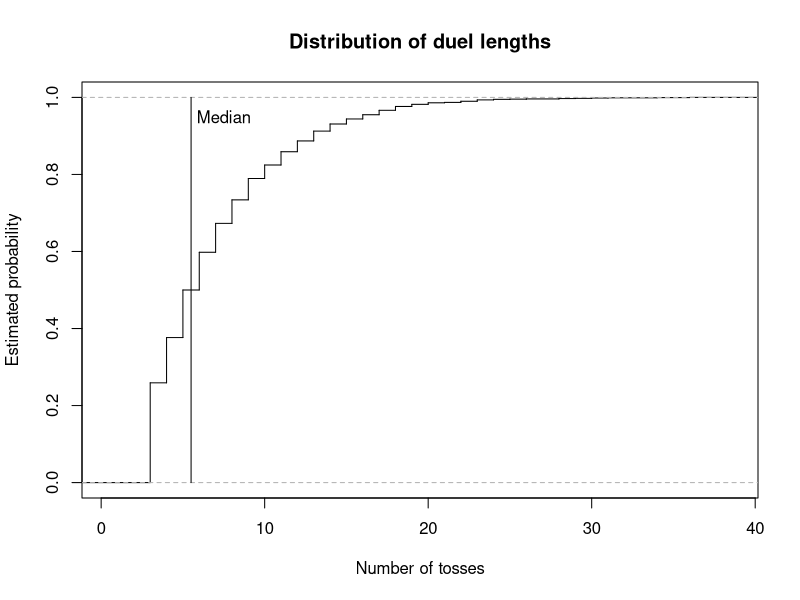
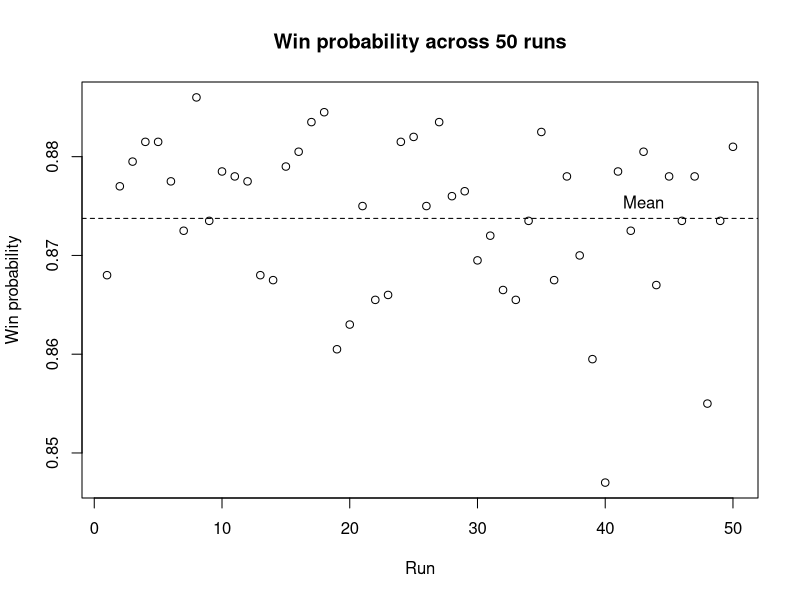

These figures' R source, in order:
# =============================================================================
# Coin-Toss Pattern Duel
#
# Authors:
# Pierrick de Boer: S3034691
# Fagan Ganbarli: S3015664
# Raneem Alluhaydan: S3044929


# Contributions:
# Pierrick de Boer ( 33%): Task 1-3
# Fagan Ganbarli ( 33%): Task 4-5
# Raneem Alluhaydan ( 33%): Task 6-7
#
# Overview:
# This script simulates duels between two binary patterns in a sequence
# of coin tosses. It identifies which pattern appears first and estimates
# the probability that player A wins through repeated simulations.
#
# Main functions:
# 1. firsthit(): Find the first occurrence of a pattern.
# 2. sim_duels(): Simulate multiple duels.
# 3. duel(): Simulate one duel.
# 4. pwin(): Estimate the probability that a pattern wins.
# 5. ewait(): Calculate the expected waiting time of a pattern.
# 6. pmat(): Calculate win probabilities between patterns.
# 7. find_cycle(): Find a non-transitive cycle of patterns.
# =============================================================================

# Task 1: Find the first occurrence of a pattern in a toss stream.

# Idea:
# Compare the pattern with every window of k consecutive tosses at
# once and return the position where the first matching window ends.

# Input:
# x = A toss stream, either a vector or a matrix with one
#     stream per row.
# a = A pattern of length k.

# Output:
# The toss at which the pattern is first completed in each row,
# or NA if the pattern does not appear.

# Method:
# Convert a vector into a one-row matrix.
# Build a logical matrix of all possible starting positions and
# compare each element of the pattern with the matching shifted
# columns of x.
# Take the first matching start in each row and add k - 1 to
# obtain the ending position.

firsthit <- function(x, a) {
  
  # Treat a single stream as a matrix with one row.
  if (!is.matrix(x)) {
    x <- matrix(x, nrow = 1)
  }
  
  L <- ncol(x)
  k <- length(a)
  
  # A pattern longer than the sequence cannot occur.
  if (k > L) {
    return(rep(NA, nrow(x)))
  }
  
  # Check every possible starting position.
  hit <- matrix(TRUE, nrow = nrow(x), ncol = L - k + 1)
  
  for (j in seq_along(a)) {
    hit <- hit & x[, j:(L - k + j), drop = FALSE] == a[j]
  }
  
  # Find the first matching position in each row.
  start <- max.col(hit, ties.method = "first")
  start[rowSums(hit) == 0] <- NA
  
  # Convert starting positions into ending positions.
  return(start + k - 1)
}

# Task 1: Test firsthit() on a stream that can be checked by hand.
x <- c(1, 0, 0, 1, 0, 1, 1, 1, 0)

firsthit(x, c(1, 0, 1))   # Expected: 6
firsthit(x, c(0, 1, 1))   # Expected: 7
firsthit(x, c(0, 0, 0))   # Expected: NA


# Task 2: Simulate duels between two patterns.

# Idea:
# Toss a shared coin stream for many duels at once and stop each
# duel as soon as one of the two patterns appears.

# Input:
# a = Binary pattern of player A.
# b = Binary pattern of player B, distinct from a and of equal length.
# p = The probability of a head
# nreps = The number of independent duels to simulate.

# Output:
# A list containing the winner of each duel (1 for A, 0 for B)
# and the number of tosses each duel took.

# Method:
# Check that the patterns have equal length and are distinct.
# Generate tosses in blocks, one row per duel, and find the first
# occurrence of each pattern with firsthit().
# Store the results of decided duels and continue only with the
# undecided ones. Keep the last k - 1 tosses of each undecided row
# so that patterns crossing block boundaries are detected.

sim_duels <- function(a, b, p = 0.5, nreps = 1) {
  
  k <- length(a)
  
  if (k != length(b)) {
    stop("this is not a fair game!")
  }
  
  if (all(a == b)) {
    stop("a and b are identical")
  }
  
  # Initialize the block length and simulation results.
  time <- 0
  B <- 3 * k
  
  active <- 1:nreps
  winner <- rep(NA, nreps)
  tosses <- rep(NA, nreps)
  
  while (length(active) > 0) {
    
    # Generate the initial block of tosses.
    if (time == 0) {
      W <- matrix(
        rbinom(nreps * B, size <- 1, prob <- p),
        nrow = nreps
      )
      
    } else {
      # Retain the last k - 1 tosses from each active sequence.
      keep <- W[
        ,
        B - (k - 1) + seq_len(k - 1),
        drop = FALSE
      ]
      
      # Generate new tosses for the unfinished duels.
      W_new <- matrix(
        rbinom(
          nrow(keep) * (B - k + 1),
          size <- 1,
          prob <- p
        ),
        nrow <- nrow(keep)
      )
      
      # Append the new tosses to the retained sequence.
      W <- cbind(keep, W_new)
    }
    
    # Find the first occurrence of each player's pattern.
    time_a <- firsthit(W, a)
    time_b <- firsthit(W, b)
    
    # Identify the winner based on the earliest occurrence.
    a_wins <- !is.na(time_a) &
      (is.na(time_b) | time_a < time_b)
    
    b_wins <- !is.na(time_b) &
      (is.na(time_a) | time_b < time_a)
    
    # Store the results of completed duels.
    decided <- a_wins | b_wins
    
    hit_time <- pmin(time_a, time_b, na.rm = TRUE)
    
    winner[active[a_wins]] <- 1
    winner[active[b_wins]] <- 0
    
    tosses[active[decided]] <- time + hit_time[decided]
    
    # Remove completed duels from the active simulations.
    active <- active[!decided]
    W <- W[!decided, , drop = FALSE]
    
    # Advance the number of newly generated tosses.
    time <- time + B - (k - 1)
  }
  
  return(list(winner = winner, tosses = tosses))
}


# Task 2: Simulate a single duel.

# Idea:
# A single duel is a special case of sim_duels() with one repetition,
# so the simulation code is shared rather than repeated.

# Input:
# a = Binary pattern of player A.
# b = Binary pattern of player B.
# p = The probability of a head

# Output:
# A vector c(winner, tosses), where winner is 1 if A wins and 0
# if B wins, and tosses is the number of tosses the duel took.

# Method:
# Call sim_duels() with nreps = 1 and combine both results
# into one vector.

duel <- function(a, b, p = 0.5) {
  
  result <- sim_duels(a, b, p, nreps = 1)
  
  return(c(result[[1]], result[[2]]))
}


# Task 3: Estimate the probability that one pattern wins a duel.

# Idea:
# Estimate the win probability of player A as the proportion of
# simulated duels that A wins.

# Input:
# a = Binary pattern of player A.
# b = Binary pattern of player B.
# p = The probability of a head (0 < p < 1).
# nreps = The number of independent duels to simulate.

# Output:
# The estimated probability that pattern a appears before pattern b.

# Method:
# Simulate all duels at once with sim_duels().
# Since a win for A is stored as 1 and a loss as 0, the mean of
# the winner vector estimates the win probability.

pwin <- function(a, b, p = 0.5, nreps = 10000) {
  
  # Simulate the duels.
  result <- sim_duels(a, b, p, nreps)
  
  # Calculate the proportion of duels won by player A.
  p_a_wins <- sum(result[[1]]) / length(result[[1]])
  
  return(p_a_wins)
}


# Task 4: Calculating the exact expected waiting time for a pattern.

# Idea:
# The expected waiting time depends on the lengths for which
# the first and last j elements of a pattern match. Each matching
# overlap contributes the reciprocal of the probability of its prefix.

# Input:
# a = A non-empty binary vector representing the pattern.
# p = The probability of a head (0 < p < 1).

# Output:
# The exact expected waiting time until the pattern appears. 

# Method:
# Check that the inputs are valid.
# Examine every possible overlap length. If the first and last j
# elements match, calculate the prefix probability and add its
# reciprocal to the expected waiting time.

ewait <- function(a, p = 0.5) {
  
  # Check that the pattern is a non-empty binary vector.
  if (length(a) == 0 || any(a != 0 & a != 1) || anyNA(a)) {
    stop("The pattern must be a non-empty binary vector.")  
  }
  
  # Check that p is a valid probability between 0 and 1.
  if (!is.numeric(p) || length(p) != 1 || 
      p <= 0 || p >= 1 || is.na(p)) {
    stop("p must be a numeric value between 0 and 1.")  
  }
  
  k <- length(a)
  expected_wait <- 0
  
  # Examine every possible overlap length, including the full pattern.
  for (j in 1:k) {
    
    # An overlap exists when the first and last j elements match.
    if (all(a[1:j] == a[(k-j+1):k])) {
      
      # Count the number of heads in the prefix.
      n_head <- sum(a[1:j] == 1)
      
      # Calculate the probability of the prefix.
      r_probability <- (p ^ n_head) * ((1 - p) ^ (j - n_head))
      
      # Add the reciprocal probability for this overlap.
      expected_wait <- expected_wait + (1 / r_probability)
    }
  }
  return(expected_wait)
}


# Task 5: Calculate the matrix of pairwise win probabilities.

# Idea:
# Estimate how often each pattern beats every other pattern using 
# repeated simulations, and store the result probabilities in a matrix. 

# Input:
# k = The length of each binary pattern.
# p = The probability of a head (0 < p < 1).
# nreps = The number of simulated duels for each pair..

# Output:
# A 2^k by 2^k matrix of estimated win probabilities.
# The diagonal entries are NA, because a pattern cannot duel itself.

# Method:
# Generate all possible patterns of length k and arrange them in
# lexicographic order, with 0 before 1.
# Estimate the win probability for every distinct pattern using 
# the pwin() function and store the result in matrix M.

pmat <- function(k, p = 0.5, nreps = 10000) {
  
  # Generate all possible binary patterns of length k.
  pattern <- expand.grid(rep(list(0:1), k))
  
  # Arrange patterns in lexicographic order, with 0 before 1.
  pattern <- pattern[
    do.call(order, as.data.frame(pattern)), , drop = FALSE]
  
  # Convert the patterns to a matrix.
  pattern <- as.matrix(pattern)
  
  # Create a matrix to store the estimated win probabilities.
  M <- matrix(NA, nrow = 2^k, ncol = 2^k)
  
  # Calculate the number of patterns.
  n <- nrow(pattern)
  
  # Label the rows and columns using the binary patterns.
  rownames(M) <- apply(pattern, 1, paste, collapse = "")
  colnames(M) <- apply(pattern, 1, paste, collapse = "")
  
  # Estimate the probability that each pattern beats every other pattern.
  for (i in 1:n) {
    for (j in 1:n) {
      
      # Leave diagonal entries as NA, because a pattern cannot duel itself.
      if (i != j) {
        M[i, j] <- pwin(
          pattern[i, ],
          pattern[j, ],
          p = p,
          nreps = nreps
        )
      }
    }
  }
  return(M)
}



# Task 5(a): Find the best reply and its win probability for each pattern.

# Idea:
# For each pattern, find the pattern that beats it with the 
# highest probability and display the results in a table.

# Input:
# M = The matrix of win probabilities created by pmat() function
# with k = 3 and a fair coin.

# Output:
# A data frame showing each pattern, its best reply, and the 
# probability that the best reply wins.

# Method:
# Replace the diagonal NA values with -inf so they cannot be 
# selected as the best reply.
# Find the maximum value in each column.
# Record the each pattern, its best reply, and the associated 
# win probability in a data frame.

# Create a matrix for k = 3 and a fair coin using pmat() function.
M <- pmat(k = 3, p = 0.50)
M_fair <- M 

# Replace the diagonal NA values with -inf.
M <- replace(M, is.na(M), -Inf)

# Find the index of the best reply for each pattern.
best_reply <- apply(M, 2, which.max)

# Create a vector to store the win probabilities.
win_probability <- numeric(ncol(M))

# Store the win probability of each best reply.
for (j in seq_len(ncol(M))) {
  win_probability[j] <- M[best_reply[j], j]
}

# Create a data frame of patterns, best replies, and win probabilities.
best_reply_table <- data.frame(
  Pattern = rownames(M),
  Best_reply = rownames(M)[best_reply],
  Probability = win_probability
)

print(best_reply_table)


# Task 5(b)(1): Find evenly matched pattern pairs.

# Idea:
# Find pairs with approximately equal chances (between 0.49 and 0.51) 
# of winning against each other.

# Input:
# M = The matrix of win probabilities created by pmat() function
# with k = 3 and a fair coin.

# Output:
# A data frame showing each evenly matched pair and the win 
# probabilities of both pattern

# Method:
# Examine each distinct pair only once.
# Keep pairs for which both win probabilities are between 0.49 and 0.51.

# Create an empty data frame to store the results.
evenly_matched_pairs <- data.frame(
  Pattern1 = character(),
  Pattern2 = character(),
  P1_Win_Probability = numeric(),
  P2_Win_Probability = numeric()
)

# Examine all pairs with for loop.
for (i in seq_len(nrow(M))) {
  for (j in seq_len(ncol(M))) {
    
    # Check each pair once and exclude the diagonal.
    if (j > i && 
        !is.na(M[i, j]) &&
        !is.na(M[j, i]) &&
        abs(M[i, j] - 0.5) <= 0.01 &&
        abs(M[j, i] - 0.5) <= 0.01) {
      
      # Store both patterns and their win probabilities.
      evenly_matched_pairs <- rbind(
        evenly_matched_pairs,
        data.frame(
          Pattern1 = rownames(M)[i],
          Pattern2 = colnames(M)[j],
          P1_Win_Probability = M[i, j],
          P2_Win_Probability = M[j, i]
        )
      )
    }
  }
}

# Reset row names and display the result
row.names(evenly_matched_pairs) <- NULL
print(evenly_matched_pairs)


# Task 5(b)(2): Find the shortest non-transitive cycle.

# Idea:
# Find the shortest cycle in which every pattern beats the next
# pattern with at least given win probability.

# Input:
# m = A matrix of pairwise win probabilities.
# min_probability = The minimum probability required for each win.

# Output:
# A data frame showing the patterns in each cycle, the direction 
# of each win, and win probabilities.

# Method:
# Search cycles in increasing order of length. Use recursive search
# to extend path without repeating patterns, and check whether the
# final pattern beats the starting pattern to complete a cycle.

find_cycle <- function(m, min_probability = 0.60) {
  
  k <- nrow(m)
  
  # Check cycle from the shortest possible length (3).
  for (i in 3:k) {
    
    cycles <- list()
    
    # Try each pattern as the starting point.
    for(start in seq_len(k)) {
      
      search <- function(path) {
        
        last <- path[length(path)]
        
        # Check whether the path can be closed into a cycle.
        if (length(path) == i) {
          
          if (!is.na(m[last, start]) &&
              m[last, start] >= min_probability) {
            
            cycles[[length(cycles) + 1]] <<- path
          }
          
          return(invisible(NULL))
        }
        
        # Only consider unused patterns to avoid duplicate cycles.
        sequence <- setdiff(seq_len(k), path)
        sequence <- sequence[sequence > start]
        
        for (next_item in sequence) {
          
          if (!is.na(m[last, next_item]) && 
              m[last, next_item] >= min_probability) {
            
            search(c(path, next_item))
          }
        }
      }
      search(start)
    }
    
    # Return the cycle when shortest length has been found.
    if (length(cycles) > 0) {
      
      result <- do.call(rbind, lapply(seq_along(cycles), function(x) {
        
        path <- cycles[[x]]
        next_path <- c(path[-1], path[1])
        
        data.frame(
          Cycle = x,
          From = rownames(m)[path],
          To = colnames(m)[next_path],
          Win = m[cbind(path, next_path)]
        )
      }))
      rownames(result) <- NULL
      return(result)
    }
  }
  
  # Return a message if no cycle exists.
  return("No cycle found.")
}

# Find the shortest cycle with minimum win probability = 0.60.
find_cycle(M, min_probability = 0.60)  

# Task 5(c): Compare expected waiting times with duel results.

# Idea:
# Find pairs with the same expected waiting time and identify.
# pairs with noticeably different duel probabilities.

# Input:
# M = The matrix of win probabilities created by pmat() function
#      with k = 3 and a fair coin.
# ewait() = The function that calculates the expected waiting time. 

# Output:
# A data frame that demonstrates pairs with the same expected 
# waiting time whose duel probability is below 0.4 or above 0.6.

# Method:
# Get the pattern labels from the row names of M.
# Convert labels into a binary matrix.
# Calculate the exact expected waiting time with ewait() function 
# Compare each pairs and keep whose expected waiting times are the same.
# Display pairs with win probability notably far from 0.5.

# Get the pattern labels from the row names of M.
M <- pmat(k = 3, p = 0.5)
M <- M_fair

pattern_label <- rownames(M)

# Convert labels into a binary matrix.
pattern_label <- t(sapply(pattern_label, function(x) {
  as.numeric(strsplit(x, "")[[1]])
})) 

# Define pattern names.
pattern_names <- apply(pattern_label, 1, paste, collapse = "")

# Calculate th exact expected waiting time.
expected_wait <- apply(pattern_label, 1, ewait)

# Create an empty data frame to store pairs.
comparison_table <- data.frame(
  Pattern1 = character(),
  Pattern2 = character(),
  Expected_Wait = numeric(),
  Win_Probability = numeric()
)

# Compare every distinct pairs.
for (i in seq_len(nrow(M))) {
  for (j in seq_len(ncol(M))) {
    
    # Check each pair ony one time
    # Keep pairs with the same expected waiting time.
    if (i < j &&
        expected_wait[i] == expected_wait[j]) {
      
      # Store the pair, their equal expected waiting time,
      # and the probability that Pattern1 beats Pattern2.
      comparison_table <- rbind(
        comparison_table, data.frame(
          Pattern1 = pattern_names[i],
          Pattern2 = pattern_names[j],
          Expected_Wait = expected_wait[i],
          Win_Probability = M[i, j]
        )
      )
    }
  }
}

# Display pairs whose win probabilities notable differ from 0.5 
# (win probability is below 0.4 or above 0.6.)

comparison_table <- comparison_table[
  abs(comparison_table$Win_Probability - 0.5) > 0.1, ]

row.names(comparison_table) <- NULL

print(comparison_table)

#Task 6: Plot duel lengths and variation in win probabilities.

# Idea:
# Describe the two things you are investigating:
# how long duels take and how estimates vary between runs.

# Input:
# Patterns 011 and 111, a fair coin, 2000 duels,
# and 50 repeated runs for the win-probability estimates.

# Output:
# Two graphs: a CDF of duel lengths and a plot of
# win-probability estimates across 50 runs.

# Method:
# Simulate duels, plot their lengths and mark the median.
# Repeat the win-probability estimation 50 times, plot
# the results and mark their mean.

# Choose the two patterns and simulate 2000 duels.
a <- c(0,1,1)
b <- c(1,1,1)
results <- sim_duels(a,b, p = 0.5, nreps = 2000)

# Save the duel lengths and plot their distribution as a staircase.

tosses <- results$tosses

plot(ecdf(tosses), 
     verticals = TRUE,
     do.points = FALSE,
     main = "Distribution of duel lengths",
     xlab = "Number of tosses", 
     ylab = "Estimated probability")

# Calculate the median duel length and mark it with a vertical line.
med <- median(tosses)
lines(c(med, med), c(0,1))
text(med + 2, 0.95, "Median")

# Estimate the win probability over 50 runs, using 2000 duels per run.
win_estimates <- numeric(50)

for (i in 1:50) { 
  win_estimates[i] <- pwin(
    a = c(0,1,1),
    b = c(1,1,1),
    p = 0.5,
    nreps = 2000
  )
}

#Calculate the mean of the 50 estimates.

mean(win_estimates)

# Plot the estimates and mark their mean with a dashed line.
plot(win_estimates,
     xlab = "Run",
     ylab = "Win probability",
     main = "Win probability across 50 runs")

abline(h = mean(win_estimates), lty = 2)
text(43, mean(win_estimates), "Mean", pos = 3)

# Task 7: Investigate the effect of coin bias.

# Idea:
# Check how changing the coin bias affects the best replies.

# Input:
# Patterns of length 3, with p = 0.25 and p = 0.7.

# Output:
# A best-reply table for each coin bias.

# Method:
# Calculate the win-probability matrix and find the best reply
# to each pattern. Repeat for both coin biases and compare the results.

# Create the win-probability matrix for p = 0.25.
M <- pmat(k = 3, p = 0.25, nreps = 2000)

# Exclude patterns from being their own best reply.
M <- replace(M, is.na(M), -Inf)

# Find each best reply and save its win probability.
best_reply <- apply(M, 2, which.max)

win_probability <- numeric(ncol(M))

for (j in seq_len(ncol(M))) {
  win_probability[j] <- M[best_reply[j], j]
}

# Create and print the best-reply table.
best_reply_table <- data.frame(
  Pattern = rownames(M),
  Best_reply = rownames(M)[best_reply],
  Probability = win_probability,
  row.names = NULL
)

print(best_reply_table)

# Repeat the best-reply analysis for p = 0.7.
M <- pmat(k = 3, p = 0.7, nreps = 2000)

# Exclude patterns from being their own best reply.
M <- replace(M, is.na(M), -Inf)

# Find each best reply and save its win probability.
best_reply <- apply(M, 2, which.max)
win_probability <- numeric(ncol(M))

for (j in seq_len(ncol(M))) {
  win_probability[j] <- M[best_reply[j], j]
}

# Create and print the best-reply table.
best_reply_table <- data.frame(
  Pattern = rownames(M),
  Best_reply = rownames(M)[best_reply],
  Probability = win_probability,
  row.names = NULL
)

print(best_reply_table)

# Overall analysis

# Graphs:
# The CDF shows the distribution of duel lengths, with the median
# marked. The second graph shows variation in win-probability
# estimates across 50 runs, with the mean marked.

# Best replies and cycles:
# The best replies change with coin bias. The cycle for p = 0.25 is
# 100 -> 000 -> 001 -> 010 -> 100, while for p = 0.7 it is
# 110 -> 101 -> 011 -> 111 -> 110.

# Waiting times:
# Patterns 001 and 100 both have an expected waiting time of
# 8 tosses, but their head-to-head win probability is not 0.5.

#  Conclusion:
# Expected waiting times alone cannot predict who wins a duel.
# Both patterns are checked using the same sequence of coin tosses,
# and their patterns can overlap in that sequence.
# This means their waiting times are linked, not independent.
# Therefore, comparing their expected waiting times alone can
# give a misleading idea of which pattern will win.
